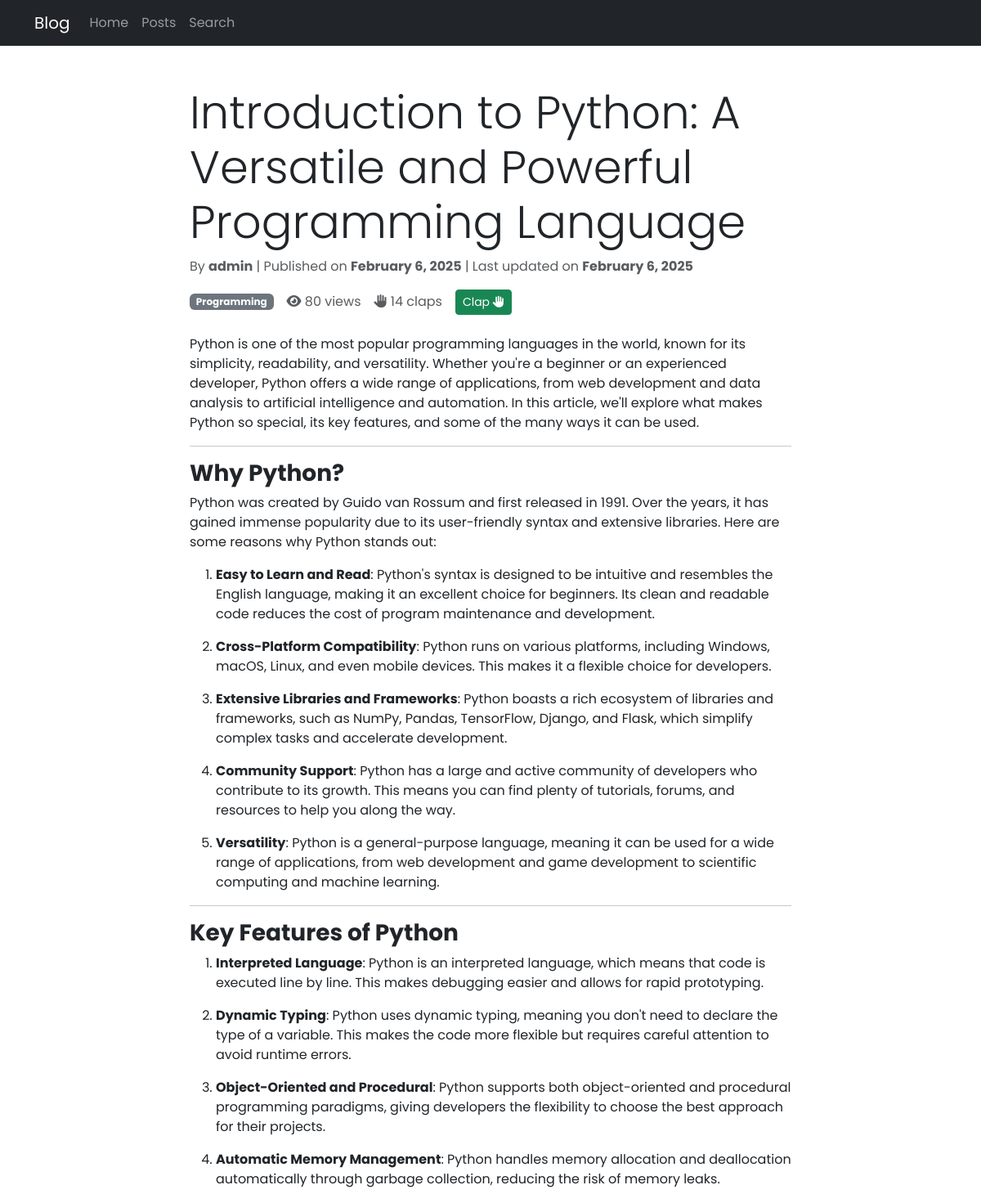
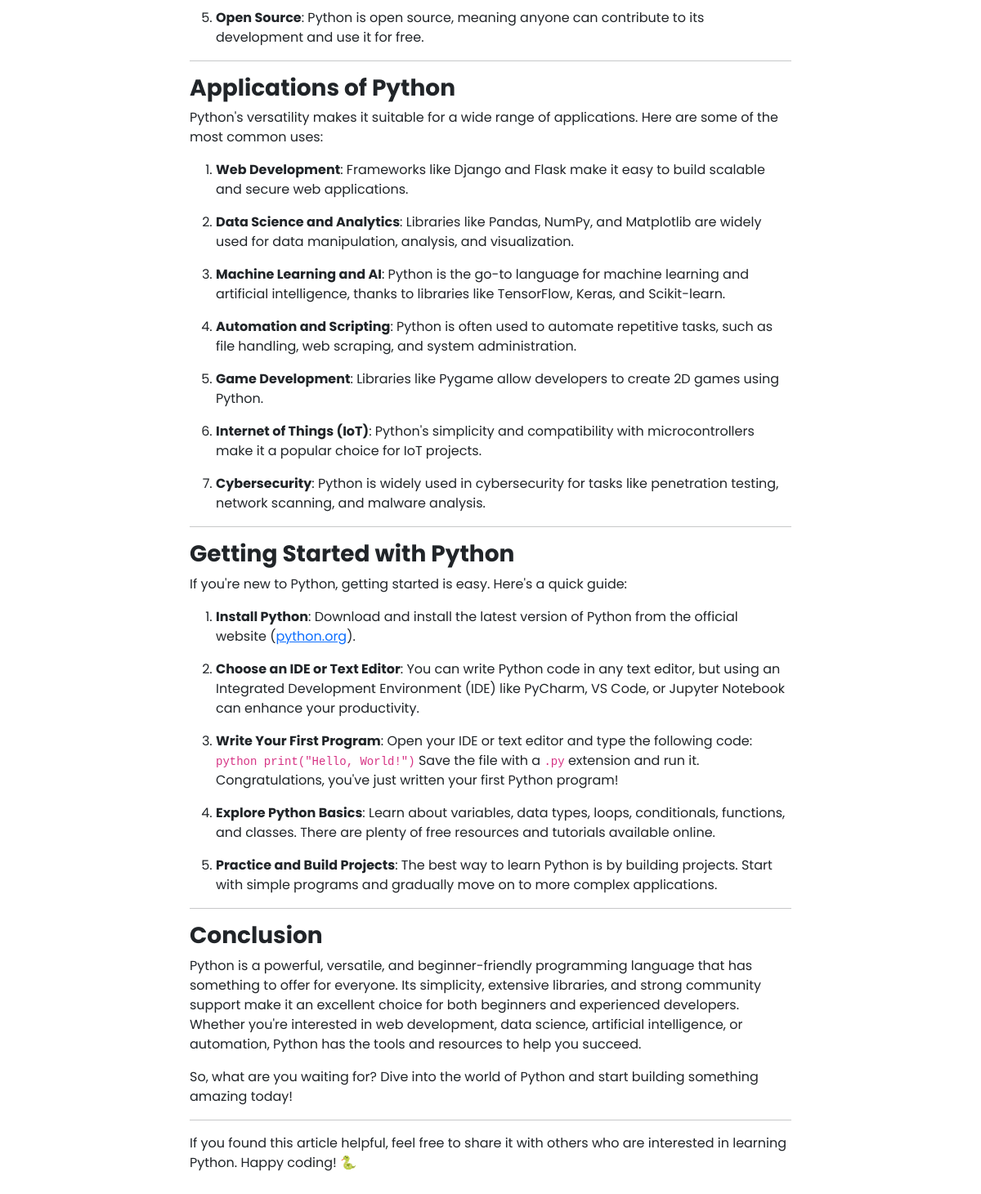
The app's page /post/1/ with its own data (2 pictures, top to bottom).
### main/models.py (models this page shows, shortened)
class Post(models.Model):
	title = models.CharField(max_length=255)  # title
	content = models.TextField()  # content
	author = models.ForeignKey(User, on_delete=models.CASCADE, related_name='posts')  # author
	category = models.ForeignKey(Category, on_delete=models.SET_NULL, null=True, related_name='posts')  # category
	tags = models.ManyToManyField(Tag, related_name='posts', blank=True)  # tags
	sources = models.TextField(blank=True, null=True)  # sources
	created_at = models.DateTimeField(auto_now_add=True)  # created date
	updated_at = models.DateTimeField(auto_now=True)  # updated date
	is_published = models.BooleanField(default=True)  # is publish
	claps = models.PositiveIntegerField(default=0)  # claps
	views = models.PositiveIntegerField(default=0)  # view
	class Meta:
		verbose_name = 'Post'
		verbose_name_plural = 'Posts'
		ordering = ['-created_at']
	def add_view(self, commit=True):
		self.views += 1
		self.save()
	def get_markdown_content(self):
		raw_html = markdown.markdown(self.content, extensions=['extra'])
		allowed_tags = ['p', 'a', 'b', 'i', 'strong', 'em', 'ul', 'ol', 'li', 'code',
			'img', 'h1', 'h2', 'h3', 'h4', 'h5', 'h6', 'hr', 'br', 'pre']
		allowed_attributes = {
			'a': ['href', 'title'],
			'img': ['src', 'alt', 'width', 'height']
		}
		return bleach.clean(raw_html, tags=allowed_tags, attributes=allowed_attributes)

class Category(models.Model):
	class Meta:
		verbose_name = 'Category'
		verbose_name_plural = 'Categories'
		ordering = ['name']
	name = models.CharField(max_length=150, unique=True)  # name
	slug = models.SlugField(max_length=150, blank=True, unique=True)  # category

### main/views.py (the view)
# urls.py: path('post/<int:pk>/', views.post, name='post'),
def post(request, pk):
	post = get_object_or_404(Post, pk=pk)
	post.add_view()  # update post view
	return render(request, 'post.html', {'post': post})

### templates/post.html (shortened to what this page needs)
{% extends 'base.html' %}
{% block content %}
<div class="row">
    <article class="col-md-8 offset-md-2">
        <header class="mb-4">
            <h1 class="display-4">{{ post.title }}</h1>
            <p class="text-muted">
                By <strong>{{ post.author.username }}</strong> |
                Published on <strong>{{ post.created_at|date:"F j, Y" }}</strong> |
                Last updated on <strong>{{ post.updated_at|date:"F j, Y" }}</strong>
            </p>
            <div class="d-flex align-items-center gap-3">
                <span class="badge bg-secondary">{{ post.category.name }}</span>
                <span class="text-muted">
                    <i class="fas fa-eye"></i> {{ post.views }} views
                </span>
                <span class="text-muted">
                    <i class="fas fa-hand-paper"></i> {{ post.claps }} claps
                </span>
                <a id="clap" href="{% url 'clap' post.id %}" class="btn btn-sm btn-success">
                    Clap <i class="fas fa-hand-paper"></i>
                </a>
            </div>
        </header>
        <section id="post-content" class="mb-4">
            {{ post.get_markdown_content|safe }}
        </section>
    </article>
</div>
{% endblock %}

### templates/base.html (style rules this page uses)
* { font-family: "Poppins", sans-serif; }

### records on screen
Post: title "Introduction to Python: A Versatile and Powerful Programming Language", author.username "admin", created_at "February 6, 2025", updated_at "February 6, 2025", category.name "Programming", views "80", claps "14", get_markdown_content "Python is one of the most popular programming languages in the world, known for its simplicity, readability, and versatility. Whether you're a beginner or an experienced developer, Python offers a wide range of applications, from web development and data analysis to artificial intelligence and automation. In this article, we'll explore what makes Python so special, its key features, and some of the many ways it can be used. Why Python? Python was created by Guido van Rossum and first released in 1991. Over the years, it has gained immense popularity due to its user-friendly syntax and extensive libraries. Here are some reasons why Python stands out: Easy to Learn and Read : Python's syntax…"
